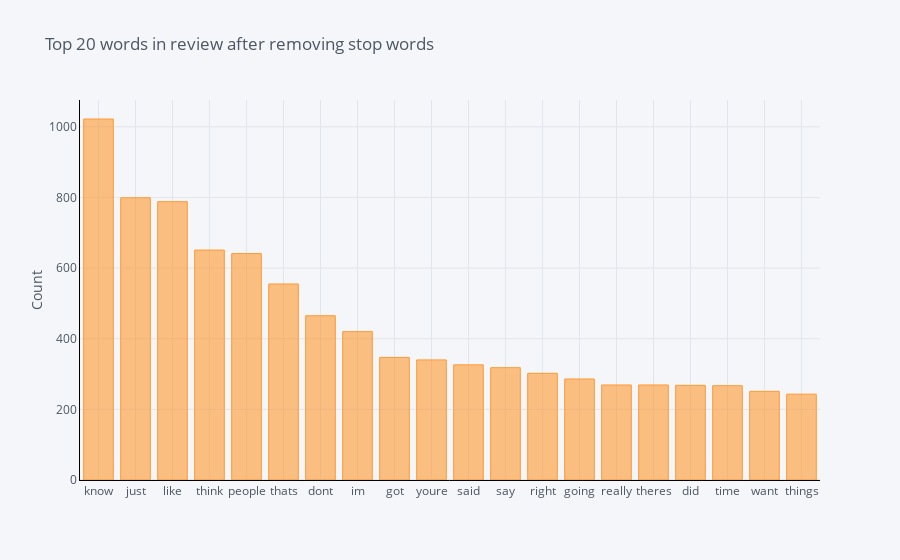

Notebook code cell kept with this figure:
### Markdown cell above
## The distribution of top unigrams after removing stop words

### Code cell
def get_top_n_words(corpus, n=None):
    vec = CountVectorizer(stop_words = 'english').fit(corpus)
    bag_of_words = vec.transform(corpus)
    sum_words = bag_of_words.sum(axis=0) 
    words_freq = [(word, sum_words[0, idx]) for word, idx in vec.vocabulary_.items()]
    words_freq =sorted(words_freq, key = lambda x: x[1], reverse=True)
    return words_freq[:n]
common_words = get_top_n_words(df['text'], 20)
df2 = pd.DataFrame(common_words, columns = ['text' , 'count'])
df2
df2.groupby('text').sum()['count'].sort_values(ascending=False).iplot(
    kind='bar', yTitle='Count', linecolor='black', title='Top 20 words in review after removing stop words')

### Figure 1 — Plotly figure (JSON) as saved in the notebook; plotly's stock layout.template omitted (floating-point values rounded to 4 significant figures)
{"data": [{"marker": {"color": "rgba(255, 153, 51, 0.6)", "line": {"color": "rgba(255, 153, 51, 1.0)", "width": 1}}, "name": "count", "orientation": "v", "text": "", "type": "bar", "x": ["know", "just", "like", "think", "people", "thats", "dont", "im", "got", "youre", "said", "say", "right", "going", "really", "theres", "did", "time", "want", "things"], "y": [1022, 799, 788, 651, 641, 555, 465, 420, 347, 340, 326, 318, 302, 286, 269, 269, 268, 267, 251, 243]}], "layout": {"legend": {"bgcolor": "#F5F6F9", "font": {"color": "#4D5663"}}, "paper_bgcolor": "#F5F6F9", "plot_bgcolor": "#F5F6F9", "title": {"font": {"color": "#4D5663"}, "text": "Top 20 words in review after removing stop words"}, "xaxis": {"gridcolor": "#E1E5ED", "linecolor": "black", "showgrid": true, "tickfont": {"color": "#4D5663"}, "title": {"font": {"color": "#4D5663"}, "text": ""}, "zerolinecolor": "#E1E5ED"}, "yaxis": {"gridcolor": "#E1E5ED", "linecolor": "black", "showgrid": true, "tickfont": {"color": "#4D5663"}, "title": {"font": {"color": "#4D5663"}, "text": "Count"}, "zerolinecolor": "#E1E5ED"}}}
